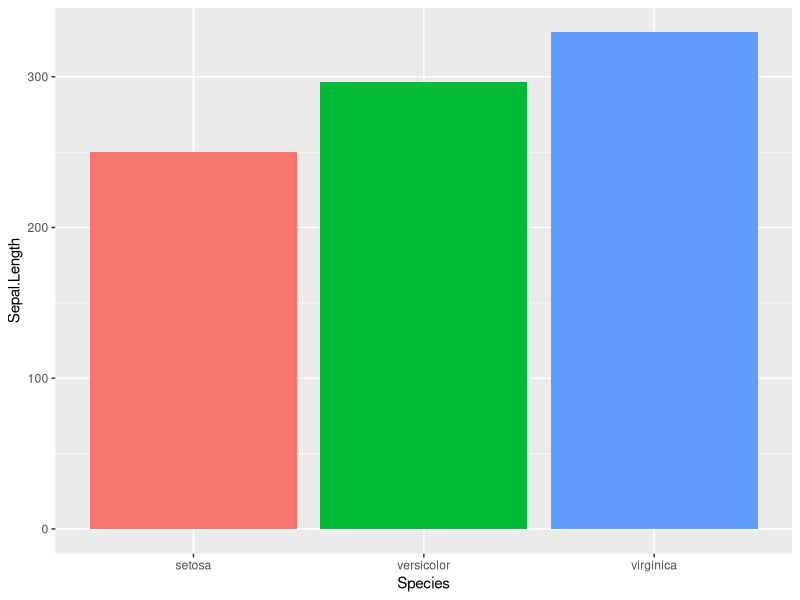
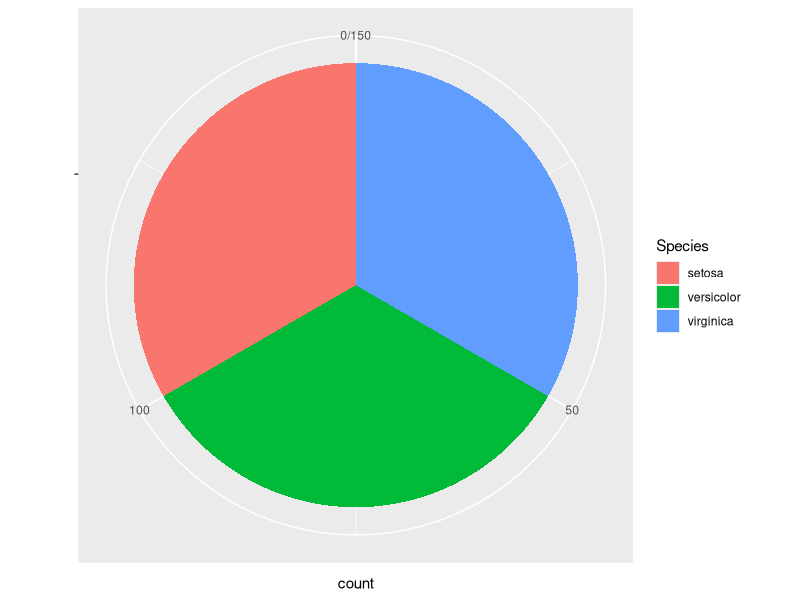
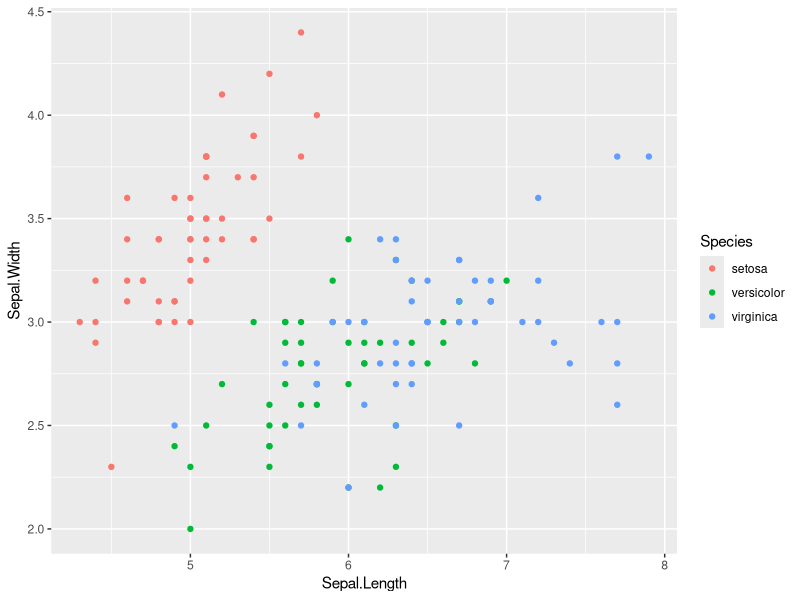
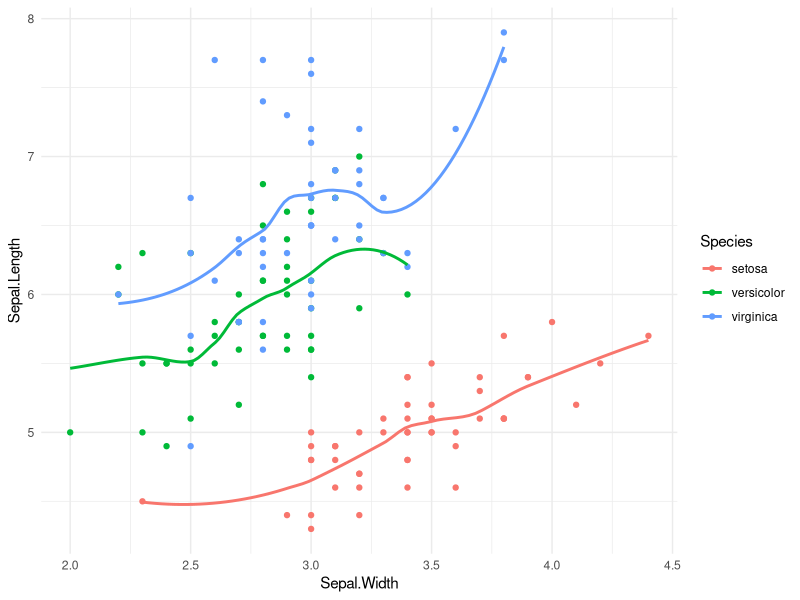
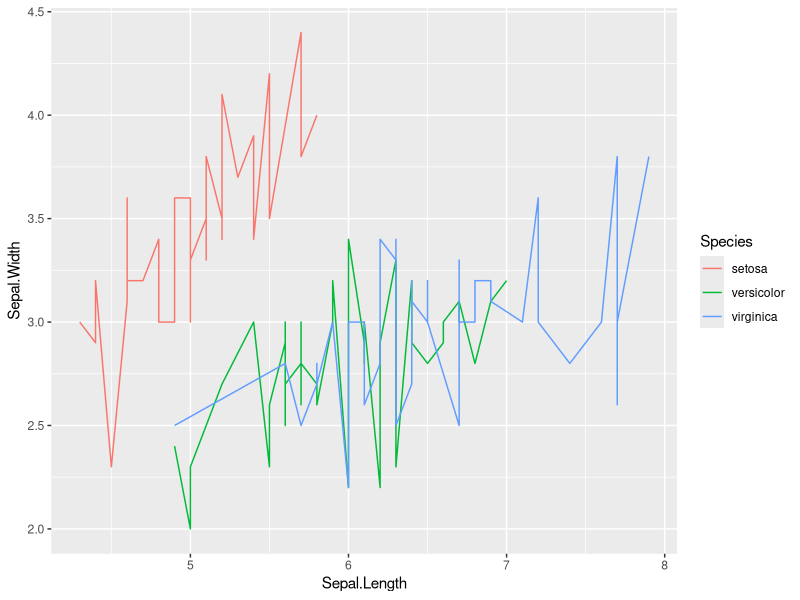
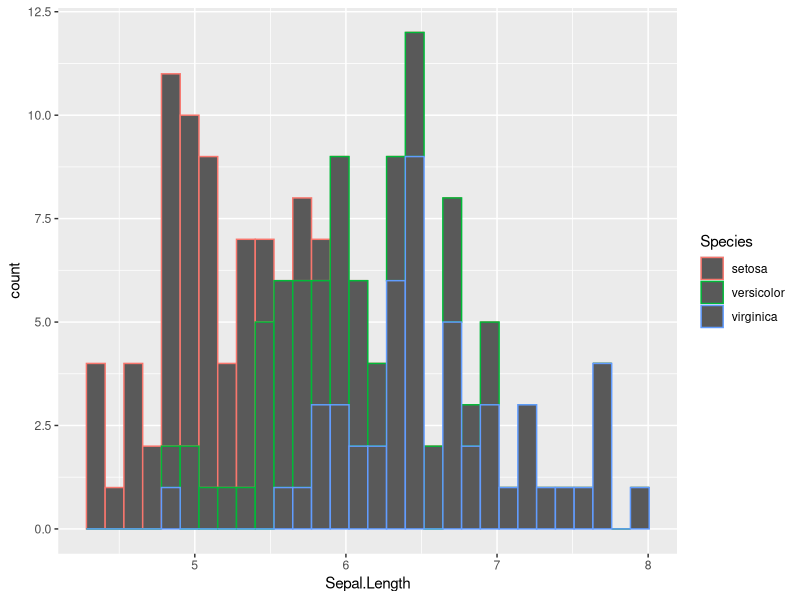
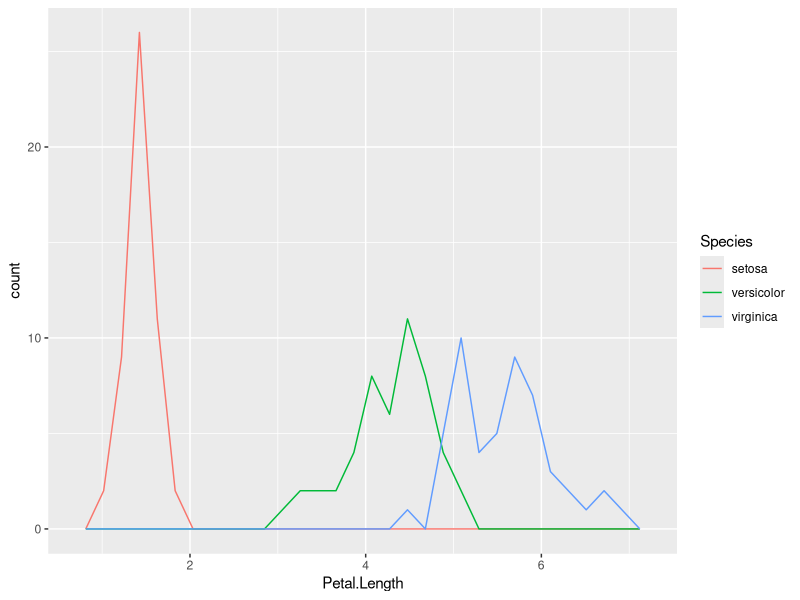
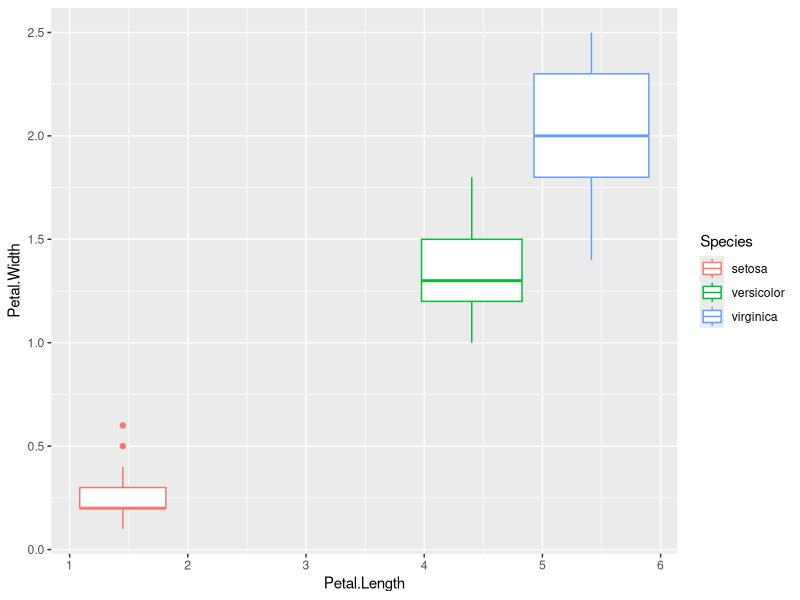

The R source for these figures, in order:
## ---- chunk 1
knitr::opts_chunk$set(echo = TRUE)
## ---- chunk 2
library(ggplot2)
## ---- chunk 3
ggplot(data=iris, aes(x=Species, y=Sepal.Length, fill=Species)) +
    geom_bar(stat="identity") +
    guides(fill=FALSE)
## ---- chunk 4
ggplot(data = iris,
  aes(x = factor(""), fill = Species) ) +
  geom_bar() +
  coord_polar(theta = "y") +
  scale_x_discrete("")
## ---- chunk 5
ggplot(iris, aes(Sepal.Length, Sepal.Width, color=Species)) +
  geom_point()
## ---- chunk 6
ggplot(data=iris,aes(x=Sepal.Width, y=Sepal.Length,color=Species)) + geom_point() +geom_smooth(se=FALSE)+
 theme_minimal()
## ---- chunk 7
ggplot(iris, aes(Sepal.Length, Sepal.Width, color=Species)) +
  geom_line()
## ---- chunk 8
ggplot(data = iris, aes(x = Sepal.Length,color=Species)) +
geom_histogram()
## ---- chunk 9
ggplot(iris, aes(x=Petal.Length, color=Species)) +
  geom_freqpoly()
## ---- chunk 10
ggplot(iris, aes(x=Petal.Length, y=Petal.Width, color=Species)) +
geom_boxplot()
## ---- chunk 11
ggplot(data=iris,aes(x=Sepal.Length,color=Species)) + geom_density() +theme_minimal()
## ---- chunk 12
ggplot(data=iris,aes(x=Petal.Width,y=Petal.Length,color=Species)) +geom_density2d()+ theme_minimal()
